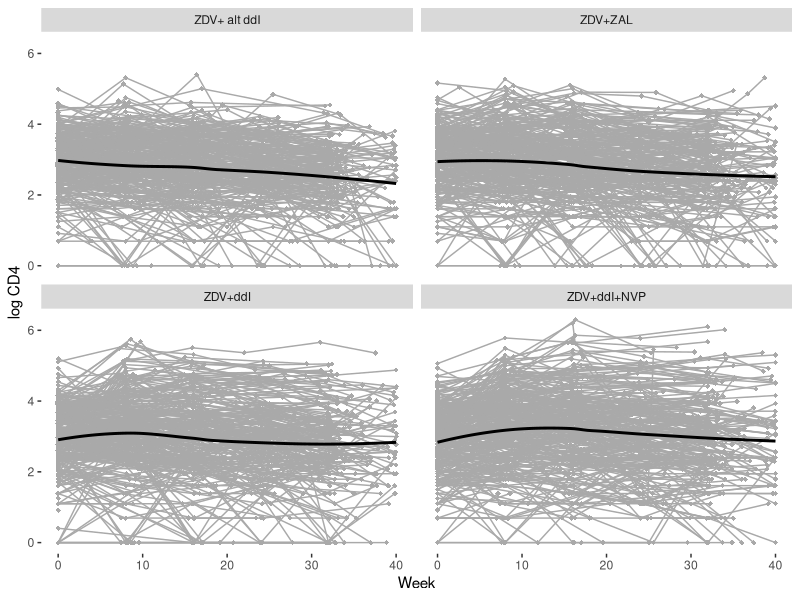

R code for this plot:
#########################################################################
#
#   CHAPTER 5, ACTG 193A Data
# 
#   Data from ACTG 193A with 4 treatment groups   
#
#   1 = zidovudine alternating monthly with 400mg didanosine
#   2 = zidovudine plus 2.25mg of zalcitabine
#   3 = zidovudine plus 400mg of didanosine
#   4 = zidovudine plus 400mg of didanosine plus 400mg of nevirapine
#
#########################################################################

#  Read in the data -- they are in the "long" format of one record per observation

thedat <- read.table("cd4.dat")
colnames(thedat) <- c("id","trt","age","gender","week","logcd4")

#  Total number of individuals

m <- max(thedat$id)

#########################################################################
#
#   Make separate plots by treatment group
#
#########################################################################

library(ggplot2)

#   Make the treatment and id variables factors for use with ggplot 

thedat <- within(thedat, {  id <- factor(id)
    trt <- factor(trt,levels=1:4,labels=c("ZDV+ alt ddI","ZDV+ZAL","ZDV+ddI","ZDV+ddI+NVP"))
})

#   First create the basic plot object

pp <- ggplot(thedat,aes(x=week,y=logcd4,group=id)) +
    theme(panel.background = element_rect(fill = "white"),
  panel.grid.major = element_line(colour = "white"),
  panel.grid.minor = element_line(colour = "white"))

#########################################################################
#
#   Now add features to the basic plot object
#
#   facet_wrap makes separate plots for each level of the factor trt
#   and labels them as specified for the factor trt above
#
#   geom_line() creates the spaghetti connecting the points for each 
#   subject -- by default solid lines are used
#
#   geom_point() adds plotting symbols - shape=18 specifies the diamond
#   shape; the default is solid circles
#
#   geom_smooth with the "group=1" aesthetic creates a loess smooth
#   through all data for each treatment (specified by facet_wrap)
#
#   the axes are labeled in the obvious way
#
#######################################################################

pdf("cd4_bytrt.pdf",width=8)
pp +  geom_line(color='dark gray') + geom_point(shape=18,color='dark gray') +
    geom_smooth(aes(group = 1),method="loess",color="black",se=FALSE) + facet_wrap(~ trt, ncol=2) + xlab("Week") + ylab("log CD4")
dev.off()


